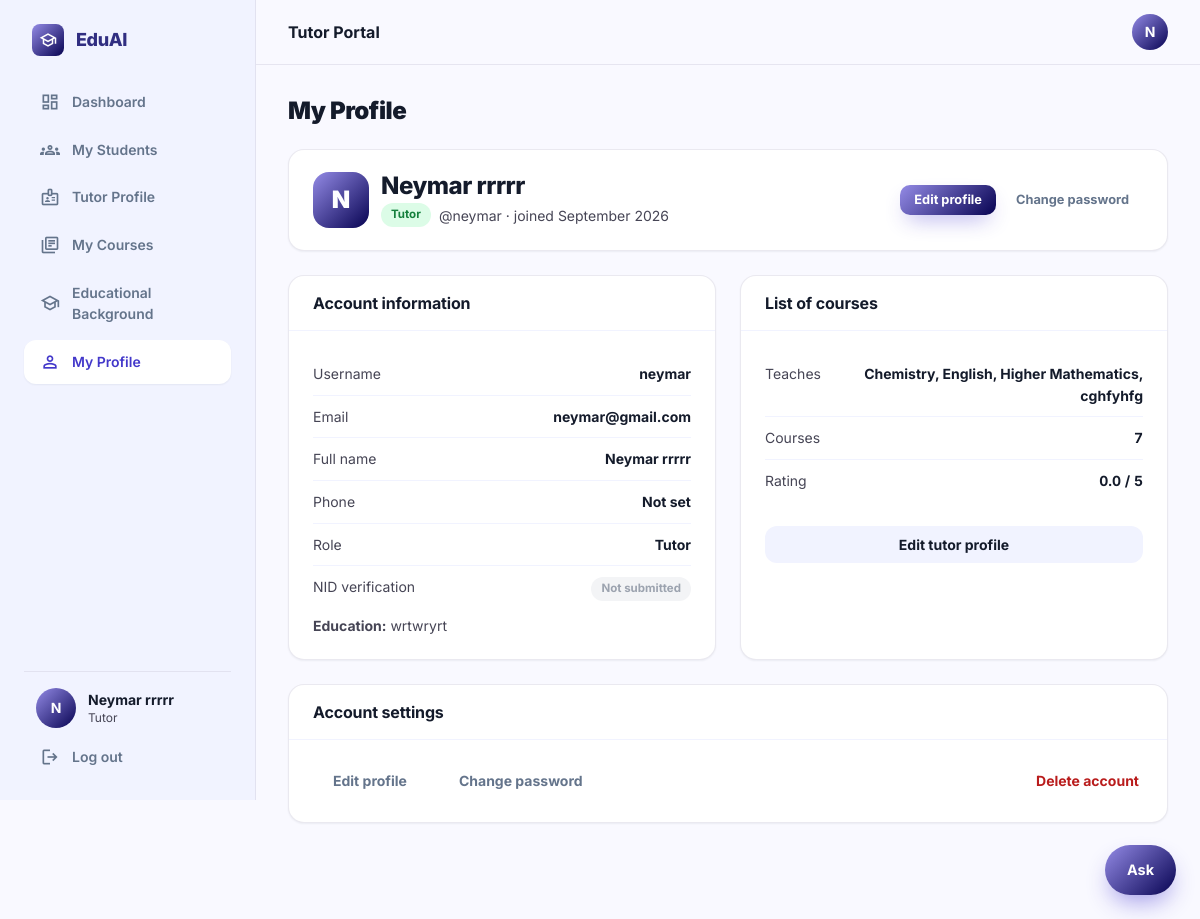
The page /accounts/profile/ (signed in) on the database its author committed.
### accounts/models.py (models this page shows, shortened)
class User(AbstractUser):
    ROLE_CHOICES = (
        ('student', 'Student'),
        ('tutor', 'Tutor'),
    )
    VERIFICATION_STATUS_CHOICES = (
        ('unverified', 'Not submitted'),
        ('pending', 'Pending review'),
        ('verified', 'Verified'),
        ('rejected', 'Rejected'),
    )
    role = models.CharField(max_length=10, choices=ROLE_CHOICES)
    avatar = models.ImageField(upload_to='avatars/', blank=True, null=True)
    phone = models.CharField(max_length=20, blank=True, null=True)
    education = models.CharField(max_length=150, blank=True, null=True,
                                  help_text='e.g. BSc in CSE, Dhaka University')
    id_card_number = models.CharField(max_length=40, blank=True, null=True,
                                      help_text='University ID card number')
    id_card_front = models.ImageField(upload_to='id_cards/', storage=private_storage,
                                      blank=True, null=True)
    id_card_back = models.ImageField(upload_to='id_cards/', storage=private_storage,
                                     blank=True, null=True)
    bio = models.TextField(blank=True, null=True)
    nid_number = models.CharField(max_length=30, blank=True, null=True)
    nid_image = models.ImageField(upload_to='nid_cards/', storage=private_storage,
                                  blank=True, null=True,
                                  help_text='Photo/scan of the NID — required for tutor registration')
    nid_verification_status = models.CharField(
        max_length=10, choices=VERIFICATION_STATUS_CHOICES, default='unverified',
    )

### tutors/models.py (models this page shows, shortened)
class Course(models.Model):
    DAY_CHOICES = [
        ('0', 'Sun'), ('1', 'Mon'), ('2', 'Tue'), ('3', 'Wed'),
        ('4', 'Thu'), ('5', 'Fri'), ('6', 'Sat'),
    ]
    tutor = models.ForeignKey(User, on_delete=models.CASCADE,
                              related_name='courses')
    subject = models.CharField(max_length=60,
                               help_text="The subject, as a student would search for it")
    name = models.CharField(max_length=120,
                            help_text='What you call this course')
    days = models.CharField(max_length=50,
                            help_text="Comma separated days like '0,2,4'")
    time = models.TimeField(help_text='When the class starts')
    months = models.PositiveIntegerField(
        default=1, validators=[MinValueValidator(1)],
        help_text='How many months the course runs')
    monthly_rate = models.DecimalField(
        max_digits=10, decimal_places=2, validators=[MinValueValidator(1)],
        help_text='What a student pays per month')
    is_active = models.BooleanField(
        default=True, help_text='Uncheck to stop taking new students')
    created_at = models.DateTimeField(auto_now_add=True)
    updated_at = models.DateTimeField(auto_now=True)
    class Meta:
        ordering = ['subject', 'name']

class TutorProfile(models.Model):
    user = models.OneToOneField(User, on_delete=models.CASCADE,
                                related_name='tutor_profile')
    bio = models.TextField(help_text='How you would introduce yourself to a student')
    rating = models.FloatField(default=0)
    created_at = models.DateTimeField(auto_now_add=True)
    updated_at = models.DateTimeField(auto_now=True)
    @property
    def active_courses(self):
        return [c for c in self.user.courses.all() if c.is_active]
    @property
    def subjects(self):
        seen, out = set(), []
        for course in self.active_courses:
            if course.subject.lower() not in seen:
                seen.add(course.subject.lower())
                out.append(course.subject)
        return out

### accounts/views.py (the view)
# urls.py: path('profile/', views.profile_view, name='profile'),
@login_required(login_url='login')
def profile_view(request):
    return render(request, 'accounts/profile.html')

### chatbot/context_processors.py (called while the page is built)
def assistant(request):
    return {'chat_starters': json.dumps(list(_starters(request.user)))}

### chatbot/views.py (called while the page is built)
def _starters(user):
    if not user.is_authenticated:
        return ('How much does a tutor cost?',
                'How do I book a tutor?',
                'How do refunds work?',
                'How do I become a tutor?')
    if user.is_staff or user.is_superuser:
        return ('What needs reviewing?',
                'How many payments are waiting?',
                'How much is owed in refunds?')
    if user.role == 'tutor':
        return ('How much have I earned?',
                'What are my bookings?',
                'How much commission do you take?',
                'What needs my attention?')
    return ('How much do I owe?',
            'What refund would I get if I stop now?',
            'When does my course end?',
            'Has my payment been approved?')

### quick_tutor/templatetags/assets.py (called while the page is built)
def _version(path):
    try:
        absolute = finders.find(path)
        if absolute and os.path.exists(absolute):
            return str(int(os.path.getmtime(absolute)))
    except Exception:                      # pragma: no cover - never break a page
        pass
    return ''

@register.simple_tag
def static_v(path):
    url = static(path)
    if settings.DEBUG:
        stamp = _version(path)
    else:
        if path not in _versions:
            _versions[path] = _version(path)
        stamp = _versions[path]
    return f'{url}?v={stamp}' if stamp else url

### templates/accounts/profile.html (shortened to what this page needs)
{% extends 'base/luminary_base.html' %}
{% block page_title %}My Profile{% endblock %}
{% block nav_profile %}is-active{% endblock %}
{% block content %}
<div class="container--mid" style="padding:0">
<div class="stack">
  <section class="card">
    <div class="card__body">
      <div class="row row--between">
        <div class="row">
          {% if user.avatar %}
            <img src="{{ user.avatar.url }}" alt="{{ user.username }}" class="avatar avatar--lg">
          {% else %}
            <span class="avatar avatar--lg">{{ user.username|upper|first }}</span>
          {% endif %}
          <div class="stack-s" style="gap:4px">
            <h2>{{ user.get_full_name|default:user.username }}</h2>
            <div class="row" style="gap:8px">
              {% if user.is_superuser %}<span class="pill pill--rejected">Super admin</span>
              {% elif user.is_staff %}<span class="pill pill--pending">Staff</span>
              {% elif user.role == 'tutor' %}<span class="pill pill--confirmed">Tutor</span>
              {% else %}<span class="pill pill--approved">Student</span>{% endif %}
              <span class="small muted">@{{ user.username }} · joined {{ user.date_joined|date:'F Y' }}</span>
            </div>
          </div>
        </div>
        <div class="cellactions">
          {% if user.is_superuser or user.is_staff %}
          <a href="/dashboard/" class="btn btn--primary btn--sm">Admin panel</a>
          {% else %}
          <a href="/accounts/edit-profile/" class="btn btn--primary btn--sm">Edit profile</a>
          {% endif %}
          <a href="/accounts/change-password/" class="btn btn--quiet btn--sm">Change password</a>
        </div>
      </div>
    </div>
  </section>
  <div class="grid grid--2">
    <section class="card">
      <div class="card__head"><h3>Account information</h3></div>
      <div class="card__body">
        <dl class="deflist">
          <dt>Username</dt><dd>{{ user.username }}</dd>
          <dt>Email</dt><dd>{{ user.email|default:"Not set" }}</dd>
          <dt>Full name</dt><dd>{{ user.get_full_name|default:"Not set" }}</dd>
          <dt>Phone</dt><dd>{{ user.phone|default:"Not set" }}</dd>
          <dt>Role</dt><dd>{% if user.is_superuser %}Super admin{% else %}{{ user.role|capfirst }}{% endif %}</dd>
          {% if user.role == 'tutor' %}
          <dt>NID verification</dt>
          <dd>
            <span class="pill pill--{% if user.nid_verification_status == 'verified' %}approved{% elif user.nid_verification_status == 'pending' %}pending{% elif user.nid_verification_status == 'rejected' %}rejected{% else %}cancelled{% endif %}">
              {{ user.get_nid_verification_status_display }}
            </span>
          </dd>
          {% endif %}
        </dl>
        {% if user.education %}
        <p class="small muted" style="margin-top:4px"><strong>Education:</strong> {{ user.education }}</p>
        {% endif %}
      </div>
    </section>
    {% if user.is_superuser or user.is_staff %}
    <section class="card">
      <div class="card__head"><h3>Admin shortcuts</h3></div>
      <div class="card__body stack-s">
        <a href="/payments/manage/" class="btn btn--quiet btn--block">Payment review</a>
        <a href="/admin-panel/bookings/" class="btn btn--quiet btn--block">All bookings</a>
        <a href="/admin-panel/users/" class="btn btn--quiet btn--block">User management</a>
        <a href="/admin-panel/reviews/" class="btn btn--quiet btn--block">Reviews</a>
      </div>
    </section>
    {% elif user.role == 'tutor' %}
    <section class="card">
      <div class="card__head"><h3>List of courses</h3></div>
      <div class="card__body stack">
        {% if user.tutor_profile %}
        <dl class="deflist">
          <dt>Teaches</dt>
          <dd>{% for s in user.tutor_profile.subjects %}{% if not forloop.first %}, {% endif %}{{ s }}{% empty %}No courses yet{% endfor %}</dd>
          <dt>Courses</dt><dd class="num">{{ user.courses.count }}</dd>
          <dt>Rating</dt><dd class="num">{{ user.tutor_profile.rating }} / 5</dd>
        </dl>
        <a href="/tutors/edit-profile/" class="btn btn--secondary btn--block">Edit tutor profile</a>
        {% else %}
        <p class="muted small">You haven't published a tutor listing yet. Students can't find you until you do.</p>
        <a href="/tutors/create-profile/" class="btn btn--primary btn--block">Create tutor profile</a>
        {% endif %}
      </div>
    </section>
    {% endif %}
  </div>
  {% if not user.is_superuser and not user.is_staff %}
  <section class="card">
    <div class="card__head"><h3>Account settings</h3></div>
    <div class="card__body row">
      <a href="/accounts/edit-profile/" class="btn btn--quiet">Edit profile</a>
      <a href="/accounts/change-password/" class="btn btn--quiet">Change password</a>
      <a href="/accounts/delete-account/" class="btn btn--ghost" style="color:var(--red)">Delete account</a>
    </div>
  </section>
  {% endif %}
</div>
</div>
{% endblock %}

### templates/base/luminary_base.html (shortened to what this page needs)
<!DOCTYPE html>
{% load static %}
{% load assets %}
<html lang="en">
<head>
<link rel="stylesheet" href="{% static_v 'css/eduai.css' %}"/>
</head>
<body>
<div class="app">
<aside class="sidebar">
  <a href="/" class="brand">
    <span class="brand__tile"><span class="ms" aria-hidden="true">school</span></span>
    EduAI
  </a>
  <nav class="sidenav" aria-label="Main">
    {% if user.is_authenticated %}
    <a href="/dashboard/" class="{% block nav_dashboard %}{% endblock %}"><span class="ms" aria-hidden="true">dashboard</span> Dashboard</a>
    {% endif %}
    {% if not user.is_authenticated %}
    <a href="/"><span class="ms" aria-hidden="true">home</span> Home</a>
    <a href="/tutors/" class="{% block nav_browse %}{% endblock %}"><span class="ms" aria-hidden="true">search</span> Find Tutors</a>
    <a href="/reviews/" class="{% block nav_reviews %}{% endblock %}"><span class="ms" aria-hidden="true">star_rate</span> Student Reviews</a>
    {% elif user.role == 'tutor' %}
    <a href="/bookings/" class="{% block nav_students %}{% endblock %}"><span class="ms" aria-hidden="true">groups</span> My Students</a>
    <a href="/tutors/edit-profile/" class="{% block nav_edit_profile %}{% endblock %}"><span class="ms" aria-hidden="true">badge</span> Tutor Profile</a>
    <a href="/tutors/courses/" class="{% block nav_courses %}{% endblock %}"><span class="ms" aria-hidden="true">library_books</span> My Courses</a>
    {% endif %}
    {% if user.is_authenticated and not user.is_staff and not user.is_superuser %}
    <a href="/accounts/education/" class="{% block nav_education %}{% endblock %}"><span class="ms" aria-hidden="true">school</span> Educational Background</a>
    {% endif %}
    {% if user.is_authenticated %}
    <a href="/accounts/profile/" class="{% block nav_profile %}{% endblock %}"><span class="ms" aria-hidden="true">person</span> My Profile</a>
    {% endif %}
  </nav>
  <div class="sidebar__foot">
    {% if user.is_authenticated %}
    <div class="sidebar__user">
      {% if user.avatar %}
        <img src="{{ user.avatar.url }}" alt="" class="avatar" style="width:40px;height:40px;border-radius:9999px">
      {% else %}
        <span class="avatar" style="width:40px;height:40px;border-radius:9999px">{{ user.username|upper|first }}</span>
      {% endif %}
      <div style="min-width:0">
        <p class="sidebar__name">{{ user.get_full_name|default:user.username }}</p>
        <p class="sidebar__role">{% if user.is_superuser or user.is_staff %}Admin{% else %}{{ user.role }}{% endif %}</p>
      </div>
    </div>
    <a href="/accounts/logout/" class="sidebar__logout"><span class="ms" aria-hidden="true">logout</span> Log out</a>
    {% else %}
    <a href="/accounts/register/" class="btn btn--primary btn--block">Join for free</a>
    <a href="/accounts/login/" class="btn btn--secondary btn--block">Log in</a>
    {% endif %}
  </div>
</aside>
<div class="app__main">
  <header class="appbar">
    <p class="appbar__title">{% block appbar_title %}{% if user.is_superuser or user.is_staff %}Admin Panel{% elif user.role == 'student' %}Student Portal{% elif user.role == 'tutor' %}Tutor Portal{% else %}EduAI{% endif %}{% endblock %}</p>
    <div class="appbar__right">
      {% if user.is_authenticated %}
      <a href="/accounts/profile/" title="{{ user.username }}">
        {% if user.avatar %}
          <img src="{{ user.avatar.url }}" alt="{{ user.username }}" class="avatar"/>
        {% else %}
          <span class="avatar">{{ user.username|upper|first }}</span>
        {% endif %}
      </a>
      {% else %}
      <div class="appbar__guest">
        <a href="/accounts/login/" class="btn btn--quiet btn--sm">Log in</a>
        <a href="/accounts/register/" class="btn btn--primary btn--sm">Join</a>
      </div>
      {% endif %}
    </div>
  </header>
  {% block pagehead %}
  <div class="pagehead">
    <div class="container">
      <div class="pagehead__title">
        <h1>{% block page_title %}EduAI{% endblock %}</h1>
      </div>
    </div>
  </div>
  {% endblock %}
  {% block main %}
  <main class="page">
    <div class="container">
      {% block content %}{% endblock %}
    </div>
  </main>
  {% endblock %}
</div>
</div>
{% include 'chatbot/widget.html' %}
</body>
</html>

### rows shown on the page
User: username|first "N", get_full_name "Neymar rrrrr", role "Tutor", username "neymar", date_joined "September 2026", email "neymar@gmail.com", phone "Not set", nid_verification_status "Not submitted", education "wrtwryrt", courses.count "7", tutor_profile.rating "0.0"
Course: subjects "Chemistry"
Course: subjects "English"
Course: subjects "Higher Mathematics"
Course: subjects "cghfyhfg"
